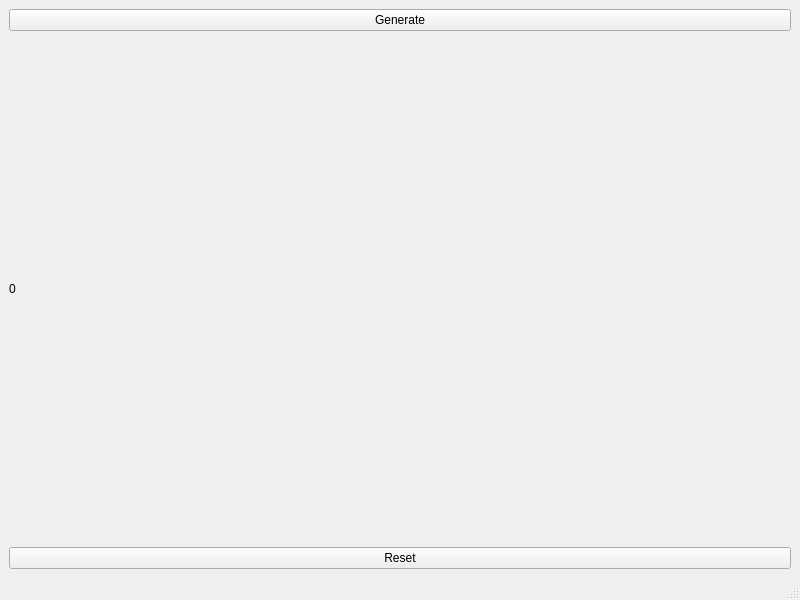
<?xml version="1.0" encoding="UTF-8"?>
<ui version="4.0">
 <class>MainWindow</class>
 <widget class="QMainWindow" name="MainWindow">
  <property name="geometry">
   <rect>
    <x>0</x>
    <y>0</y>
    <width>800</width>
    <height>600</height>
   </rect>
  </property>
  <property name="windowTitle">
   <string>MainWindow</string>
  </property>
  <widget class="QWidget" name="centralwidget">
   <layout class="QHBoxLayout" name="horizontalLayout">
    <item>
     <layout class="QVBoxLayout" name="verticalLayout">
      <item>
       <widget class="QPushButton" name="generateButton">
        <property name="text">
         <string>Generate</string>
        </property>
       </widget>
      </item>
      <item>
       <widget class="QLabel" name="numberLabel">
        <property name="text">
         <string>0</string>
        </property>
       </widget>
      </item>
      <item>
       <widget class="QPushButton" name="resetButton">
        <property name="text">
         <string>Reset</string>
        </property>
       </widget>
      </item>
     </layout>
    </item>
   </layout>
  </widget>
  <widget class="QMenuBar" name="menubar">
   <property name="geometry">
    <rect>
     <x>0</x>
     <y>0</y>
     <width>800</width>
     <height>33</height>
    </rect>
   </property>
  </widget>
  <widget class="QStatusBar" name="statusbar"/>
 </widget>
 <resources>
  <include location="../MyNewApp/resources.qrc"/>
 </resources>
 <connections/>
</ui>
